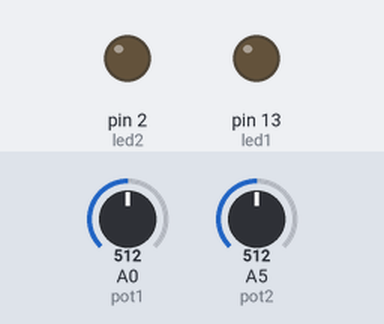
The sketch below on a simulated Arduino Uno, built with avr-gcc and run on an emulated ATmega328P. On the bench: output pins drawn as LEDs (lit = HIGH). Inputs (shaded band) come from the test bench; at power-on: A0 (pot1) = 512, A5 (pot2) = 512. The ROS host is connected and sends only what is stated.

Above: at 1.2 s.
1.3 s: A0 (pot1) set to 108
2.8 s: A0 (pot1) set to 94
At 3.8 s:
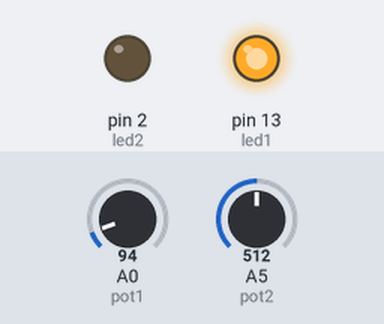
4.3 s: A5 (pot2) set to 107
5.8 s: A5 (pot2) set to 93
At 6.1 s:
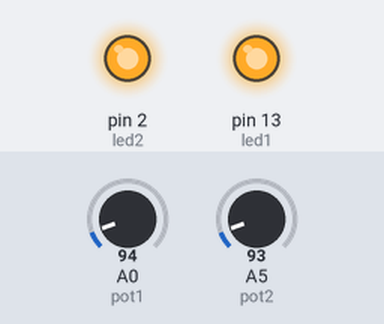
7.3 s: A0 (pot1) set to 110
At 8.4 s:
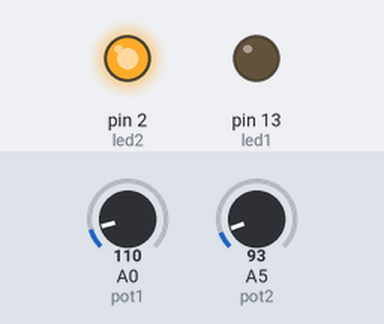
8.8 s: A0 (pot1) set to 90
At 9.6 s:
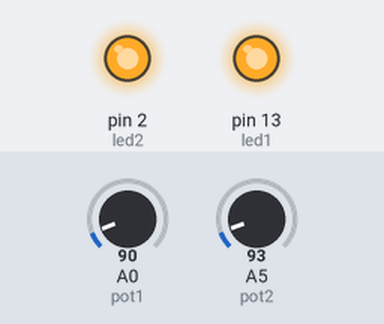
Timing chart, 0 to 11.3 s (numbered marks = the images above; inputs shaded):
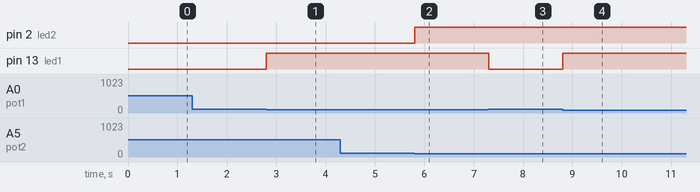

Measured:
- the behaviour switches between 100 and 99 on A0 (pot1) (found by bisection; images 0 and 1)
- the behaviour switches between 100 and 99 on A5 (pot2) (found by bisection; images 1 and 2)
- after the input at 1.3 s, every drawn part: stays the same
- after the input at 2.8 s, pin 13 (led1): LOW → HIGH at once
- after the input at 4.3 s, every drawn part: stays the same
- after the input at 5.8 s, pin 2 (led2): LOW → HIGH at once
- after the input at 7.3 s, pin 13 (led1): HIGH → LOW at once
- after the input at 8.8 s, pin 13 (led1): LOW → HIGH at once

The sketch:

src_dish_mockup.ino
```cpp
#include <ros.h>
#include <std_msgs/Float64.h>

int pot1 = 0;
int pot2 = 5;
int led1 = 13;
int led2 = 2;
int val1 = 0;
int val2 = 0;

ros::NodeHandle  nh;
std_msgs::Float64 pot1_msg;
ros::Publisher pot1_pub("pot1_val", &pot1_msg);
std_msgs::Float64 pot2_msg;
ros::Publisher pot2_pub("pot2_val", &pot2_msg);

void setup()
{
  pinMode(led1, OUTPUT);
  pinMode(led2, OUTPUT);
  Serial.begin(57600); // 9600

  nh.initNode();
  nh.advertise(pot1_pub);
  nh.advertise(pot2_pub);
}

void loop()
{
  val1 = analogRead(pot1);
  val2 = analogRead(pot2);

  pot1_msg.data = (double) val1;
  pot2_msg.data = (double) val2;
  pot1_pub.publish( &pot1_msg );
  pot2_pub.publish( &pot2_msg );

  nh.spinOnce();

  if(val1 < 100){
    digitalWrite(led1, HIGH);
  }
  else{
    digitalWrite(led1, LOW);
  }
  if(val2 < 100){
    digitalWrite(led2, HIGH);
  }
  else{
    digitalWrite(led2, LOW);
  }

  delay(1); // 1000
}
```
